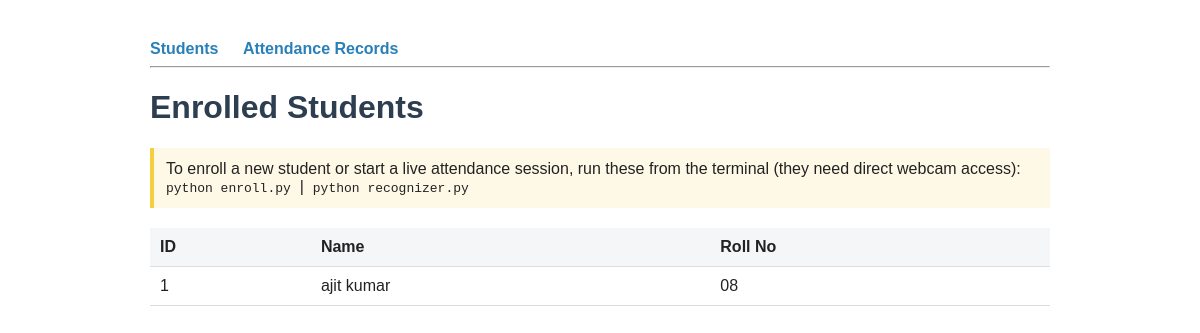
Before: / with the older database file.
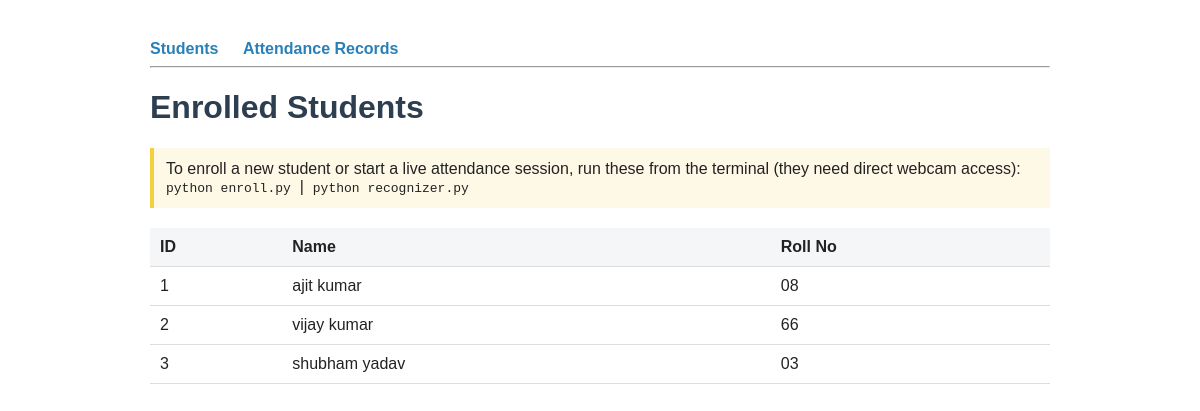
After: the same page with the newer database file.
### tables this page shows
CREATE TABLE students (
            id INTEGER PRIMARY KEY AUTOINCREMENT,
            name TEXT NOT NULL,
            roll_no TEXT UNIQUE NOT NULL
        );

### app.py (the view)
@app.route("/")
def home():
    students = get_all_students()
    return render_template("index.html", students=students)

### database.py (called while the page is built)
def get_connection():
    conn = sqlite3.connect(DB_PATH)
    conn.row_factory = sqlite3.Row
    return conn

def get_all_students():
    conn = get_connection()
    rows = conn.execute("SELECT * FROM students").fetchall()
    conn.close()
    return [dict(row) for row in rows]

### templates/index.html (shortened to what this page needs)
{% extends "base.html" %}
{% block content %}
    <h1>Enrolled Students</h1>
    <div class="note">
        To enroll a new student or start a live attendance session, run these from the terminal
        (they need direct webcam access):<br>
        <code>python enroll.py</code> &nbsp;|&nbsp; <code>python recognizer.py</code>
    </div>
    {% if students %}
    <table>
        <tr><th>ID</th><th>Name</th><th>Roll No</th></tr>
        {% for s in students %}
        <tr><td>{{ s.id }}</td><td>{{ s.name }}</td><td>{{ s.roll_no }}</td></tr>
        {% endfor %}
    </table>
    {% else %}
    <p>No students enrolled yet. Run <code>python enroll.py</code> to add one.</p>
    {% endif %}
{% endblock %}

Changed rows visible on the page:
added students: id "2", name "vijay kumar", roll_no "66"
added students: id "3", name "shubham yadav", roll_no "03"
